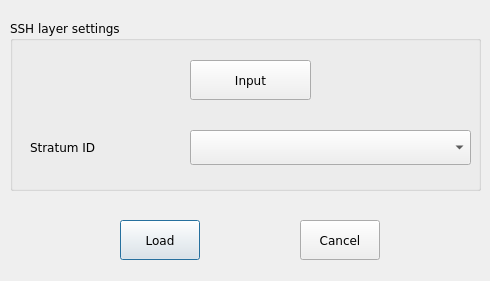
<?xml version="1.0" encoding="UTF-8"?>
<ui version="4.0">
 <class>SSHLayerManager</class>
 <widget class="QDialog" name="SSHLayerManager">
  <property name="geometry">
   <rect>
    <x>0</x>
    <y>0</y>
    <width>490</width>
    <height>281</height>
   </rect>
  </property>
  <property name="font">
   <font>
    <family>Verdana</family>
   </font>
  </property>
  <property name="windowTitle">
   <string>SSH Layer Manager</string>
  </property>
  <widget class="QPushButton" name="Load">
   <property name="geometry">
    <rect>
     <x>120</x>
     <y>220</y>
     <width>80</width>
     <height>40</height>
    </rect>
   </property>
   <property name="text">
    <string>Load</string>
   </property>
  </widget>
  <widget class="QPushButton" name="Cancel">
   <property name="geometry">
    <rect>
     <x>300</x>
     <y>220</y>
     <width>80</width>
     <height>40</height>
    </rect>
   </property>
   <property name="text">
    <string>Cancel</string>
   </property>
  </widget>
  <widget class="QGroupBox" name="groupBox">
   <property name="geometry">
    <rect>
     <x>10</x>
     <y>20</y>
     <width>471</width>
     <height>171</height>
    </rect>
   </property>
   <property name="title">
    <string>SSH layer settings</string>
   </property>
   <widget class="QComboBox" name="StratumID">
    <property name="geometry">
     <rect>
      <x>180</x>
      <y>110</y>
      <width>281</width>
      <height>35</height>
     </rect>
    </property>
   </widget>
   <widget class="QPushButton" name="strInput">
    <property name="geometry">
     <rect>
      <x>180</x>
      <y>40</y>
      <width>121</width>
      <height>40</height>
     </rect>
    </property>
    <property name="text">
     <string>Input</string>
    </property>
   </widget>
   <widget class="QLabel" name="label">
    <property name="geometry">
     <rect>
      <x>20</x>
      <y>110</y>
      <width>141</width>
      <height>35</height>
     </rect>
    </property>
    <property name="text">
     <string>Stratum ID</string>
    </property>
   </widget>
  </widget>
 </widget>
 <resources/>
 <connections/>
</ui>
